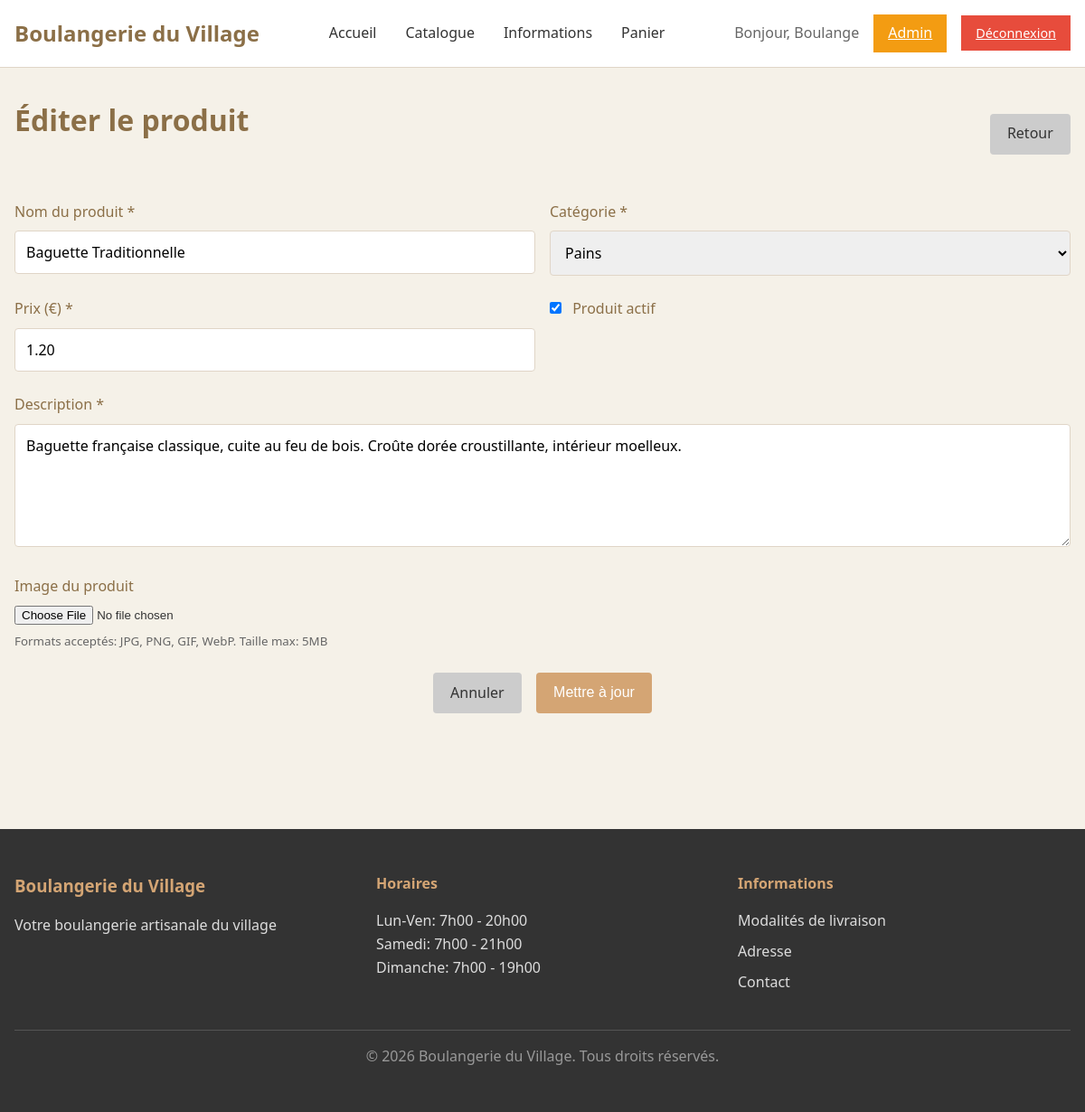
Screenshot of /public/admin/produit_edit.php?id=1 (signed in) with the database file from the repository.
### tables this page shows
CREATE TABLE users (
    id INT PRIMARY KEY AUTO_INCREMENT,
    nom VARCHAR(100) NOT NULL,
    prenom VARCHAR(100) NOT NULL,
    email VARCHAR(150) NOT NULL UNIQUE,
    mot_de_passe VARCHAR(255) NOT NULL,
    adresse TEXT,
    telephone VARCHAR(20),
    role ENUM('client', 'admin') DEFAULT 'client',
    created_at DATETIME DEFAULT CURRENT_TIMESTAMP,
    
    INDEX idx_email (email),
    INDEX idx_role (role)
);

CREATE TABLE produits (
    id INT PRIMARY KEY AUTO_INCREMENT,
    categorie_id INT NOT NULL,
    nom VARCHAR(150) NOT NULL,
    description TEXT NOT NULL,
    prix DECIMAL(6,2) NOT NULL,
    image VARCHAR(255),
    actif TINYINT(1) DEFAULT 1,
    created_at DATETIME DEFAULT CURRENT_TIMESTAMP,
    
    FOREIGN KEY (categorie_id) REFERENCES categories(id) ON DELETE RESTRICT,
    INDEX idx_categorie (categorie_id),
    INDEX idx_actif (actif)
);

CREATE TABLE categories (
    id INT PRIMARY KEY AUTO_INCREMENT,
    nom VARCHAR(100) NOT NULL
);

### includes/auth.php (called while the page is built, shortened)
<?php
require_once __DIR__ . '/db.php';
function current_user(): ?array {
    $user = db_fetch(
        'SELECT id, email, nom, prenom, role FROM users WHERE id = ?',
        [$_SESSION['user_id']]
    );
    return $user;
}
function is_logged_in(): bool {
    return isset($_SESSION['user_id']);
}

### includes/db.php (called while the page is built, shortened)
<?php
$pdo = null;
function db_connect(): PDO {
    global $pdo;
    if ($pdo === null) {
        try {
            $pdo = new PDO(
                'mysql:host=' . DB_HOST . ';dbname=' . DB_NAME . ';charset=utf8mb4',
                DB_USER,
                DB_PASS,
                [
                    PDO::ATTR_ERRMODE => PDO::ERRMODE_EXCEPTION,
                    PDO::ATTR_DEFAULT_FETCH_MODE => PDO::FETCH_ASSOC,
                    PDO::ATTR_EMULATE_PREPARES => false
                ]
            );
        } catch (PDOException $e) {
            die('Erreur de connexion à la base de données: ' . $e->getMessage());
        }
    }
    return $pdo;
}
function db_query(string $sql, array $params = []): PDOStatement {
    $pdo = db_connect();
    $stmt = $pdo->prepare($sql);
    $stmt->execute($params);
    return $stmt;
}
function db_fetch_all(string $sql, array $params = []): array {
    return db_query($sql, $params)->fetchAll();
}
function db_fetch(string $sql, array $params = []): ?array {
    $result = db_query($sql, $params)->fetch();
    return $result ?: null;
}

### includes/functions.php (called while the page is built, shortened)
<?php
function e(string $string): string {
    return htmlspecialchars($string, ENT_QUOTES, 'UTF-8');
}

### public/admin/produit_edit.php (the view, shortened to what this page needs)
<?php
require_once __DIR__ . '/../../includes/db.php';
require_once __DIR__ . '/../../includes/auth.php';
require_once __DIR__ . '/../../includes/functions.php';
$produit_id = isset($_GET['id']) ? (int)$_GET['id'] : null;
$mode = $produit_id ? 'edit' : 'add';
$produit = null;
if ($mode === 'edit') {
    $produit = db_fetch('SELECT * FROM produits WHERE id = ?', [$produit_id]);
}
$categories = db_fetch_all('SELECT * FROM categories ORDER BY nom');
require_once __DIR__ . '/../../includes/header.php';
?>
<div class="container admin-container">
    <div class="form-header">
        <h1><?php echo $mode === 'add' ? 'Ajouter un produit' : 'Éditer le produit'; ?></h1>
        <a href="<?php echo ADMIN_URL; ?>/produits.php" class="btn btn-secondary">Retour</a>
    </div>
    <form method="POST" enctype="multipart/form-data" class="form form-wide">
        <div class="form-row">
            <div class="form-group">
                <label for="nom">Nom du produit *</label>
                <input type="text" id="nom" name="nom" required value="<?php echo e($produit['nom'] ?? $_POST['nom'] ?? ''); ?>">
            </div>
            <div class="form-group">
                <label for="categorie_id">Catégorie *</label>
                <select id="categorie_id" name="categorie_id" required>
                    <?php foreach ($categories as $cat): ?>
                        <option value="<?php echo $cat['id']; ?>" <?php echo ($produit['categorie_id'] ?? 0) == $cat['id'] ? 'selected' : ''; ?>>
                            <?php echo e($cat['nom']); ?>
                        </option>
                    <?php endforeach; ?>
                </select>
            </div>
        </div>
        <div class="form-row">
            <div class="form-group">
                <label for="prix">Prix (€) *</label>
                <input type="number" id="prix" name="prix" step="0.01" min="0" required value="<?php echo isset($produit['prix']) ? $produit['prix'] : ($_POST['prix'] ?? ''); ?>">
            </div>
            <div class="form-group">
                <label for="actif">
                    <input type="checkbox" id="actif" name="actif" <?php echo (isset($produit['actif']) && $produit['actif']) || !isset($produit) ? 'checked' : ''; ?>>
                    Produit actif
                </label>
            </div>
        </div>
        <div class="form-group">
            <label for="description">Description *</label>
            <textarea id="description" name="description" rows="5" required><?php echo e($produit['description'] ?? $_POST['description'] ?? ''); ?></textarea>
        </div>
        <div class="form-group">
            <label for="image">Image du produit</label>
            <input type="file" id="image" name="image" accept="image/*">
            <small>Formats acceptés: JPG, PNG, GIF, WebP. Taille max: 5MB</small>
        </div>
        <div class="form-actions">
            <a href="<?php echo ADMIN_URL; ?>/produits.php" class="btn btn-secondary">Annuler</a>
            <button type="submit" class="btn btn-primary">
                <?php echo $mode === 'add' ? 'Créer le produit' : 'Mettre à jour'; ?>
            </button>
        </div>
    </form>
</div>
<?php require_once __DIR__ . '/../../includes/footer.php'; ?>

### includes/header.php (shortened to what this page needs)
<?php
require_once __DIR__ . '/auth.php';
require_once __DIR__ . '/functions.php';
$user = current_user();
?>
<!DOCTYPE html>
<html lang="fr">
<head>
    <link rel="stylesheet" href="<?php echo ASSETS_WEB_PATH; ?>/css/style.css">
</head>
<body>
    <header class="main-header">
        <div class="container">
            <div class="header-content">
                <a href="<?php echo PUBLIC_URL; ?>/index.php" class="logo">
                    <h1><?php echo APP_NAME; ?></h1>
                </a>
                <nav class="main-nav">
                    <ul>
                        <li><a href="<?php echo PUBLIC_URL; ?>/index.php">Accueil</a></li>
                        <li><a href="<?php echo PUBLIC_URL; ?>/catalogue.php">Catalogue</a></li>
                        <li><a href="<?php echo PUBLIC_URL; ?>/informations.php">Informations</a></li>
                        <li><a href="<?php echo PUBLIC_URL; ?>/panier.php" class="panier-link">
                            Panier
                        </a></li>
                    </ul>
                </nav>
                <div class="user-menu">
                    <?php if ($user): ?>
                        <span class="greeting">Bonjour, <?php echo e($user['prenom']); ?></span>
                        <?php if ($user['role'] === 'admin'): ?>
                            <a href="<?php echo ADMIN_URL; ?>/index.php" class="btn-admin">Admin</a>
                        <?php endif; ?>
                        <a href="<?php echo PUBLIC_URL; ?>/deconnexion.php" class="btn-logout">Déconnexion</a>
                    <?php else: ?>
                        <a href="<?php echo PUBLIC_URL; ?>/connexion.php" class="btn-login">Connexion</a>
                        <a href="<?php echo PUBLIC_URL; ?>/inscription.php" class="btn-register">Inscription</a>
                    <?php endif; ?>
                </div>
            </div>
        </div>
    </header>
    <main class="main-content">

### assets/css/style.css (style rules this page uses)
:root { --primary-color: #d4a574; --secondary-color: #8b6f47; --text-dark: #333; --text-light: #666; --bg-light: #f5f1e8; --bg-white: #ffffff; --border-color: #e0d5c7; --success-color: #27ae60; --danger-color: #e74c3c; --warning-color: #f39c12; --spacing-unit: 1rem; }
* { margin: 0; padding: 0; box-sizing: border-box; }
html { font-size: 16px; }
body { font-family: 'Segoe UI', Tahoma, Geneva, Verdana, sans-serif; color: var(--text-dark); background-color: var(--bg-light); line-height: 1.6; }
.container { max-width: 1200px; margin: 0 auto; padding: 0 var(--spacing-unit); }
.main-header { background-color: var(--bg-white); border-bottom: 1px solid var(--border-color); padding: var(--spacing-unit) 0; position: sticky; top: 0; z-index: 1000; }
.header-content { display: flex; justify-content: space-between; align-items: center; flex-wrap: wrap; gap: var(--spacing-unit); }
.logo { text-decoration: none; color: var(--text-dark); }
.logo h1 { font-size: 1.5rem; color: var(--secondary-color); }
.main-nav ul { display: flex; list-style: none; gap: calc(var(--spacing-unit) * 2); }
.main-nav a { text-decoration: none; color: var(--text-dark); transition: color 0.3s ease; position: relative; padding-bottom: 0.3rem; }
.panier-link { position: relative; }
.user-menu { display: flex; gap: var(--spacing-unit); align-items: center; }
.greeting { color: var(--text-light); }
.btn { display: inline-block; padding: 0.6rem 1.2rem; border: none; border-radius: 4px; text-decoration: none; cursor: pointer; font-size: 1rem; transition: all 0.3s ease; font-weight: 500; }
.btn-primary { background-color: var(--primary-color); color: white; }
.btn-secondary { background-color: #ccc; color: var(--text-dark); }
.btn-admin { background-color: var(--warning-color); color: white; padding: 0.5rem 1rem; }
.btn-login, .btn-logout, .btn-register { padding: 0.5rem 1rem; font-size: 0.9rem; }
.btn-logout { background-color: var(--danger-color); color: white; }
.main-content { min-height: calc(100vh - 200px); padding: calc(var(--spacing-unit) * 2) 0; }
.form { margin-bottom: calc(var(--spacing-unit) * 2); }
.form-group { margin-bottom: var(--spacing-unit); }
.form-group label { display: block; margin-bottom: 0.5rem; font-weight: 500; color: var(--secondary-color); }
.form-group input[type="text"], .form-group input[type="email"], .form-group input[type="password"], .form-group input[type="number"], .form-group input[type="tel"], .form-group textarea, .form-group select { width: 100%; padding: 0.75rem; border: 1px solid var(--border-color); border-radius: 4px; font-size: 1rem; font-family: inherit; }
.form-group input[type="file"] { display: block; margin-bottom: 0.5rem; }
.form-group small { display: block; color: var(--text-light); margin-top: 0.3rem; }
.form-group textarea { resize: vertical; min-height: 120px; }
.form-group input[type="checkbox"] { margin-right: 0.5rem; }
.form-row { display: grid; grid-template-columns: 1fr 1fr; gap: var(--spacing-unit); }
.form-wide .form-group { margin-bottom: calc(var(--spacing-unit) * 1.5); }
.form-actions { display: flex; gap: var(--spacing-unit); justify-content: center; }
.admin-container { margin-bottom: calc(var(--spacing-unit) * 3); }
.admin-container h1 { color: var(--secondary-color); margin-bottom: calc(var(--spacing-unit) * 2); }
.detail-header, .products-header, .form-header { display: flex; justify-content: space-between; align-items: center; margin-bottom: calc(var(--spacing-unit) * 2); flex-wrap: wrap; gap: var(--spacing-unit); }

### rows the page displays
users: prenom "Boulange"
produits: nom "Baguette Traditionnelle", categorie_id "Pains", prix "1.20", actif "☑", description "Baguette française classique, cuite au feu de bois. Croûte dorée croustillante, intérieur moelleux."

### other values shown
APP_NAME "Boulangerie du Village"
